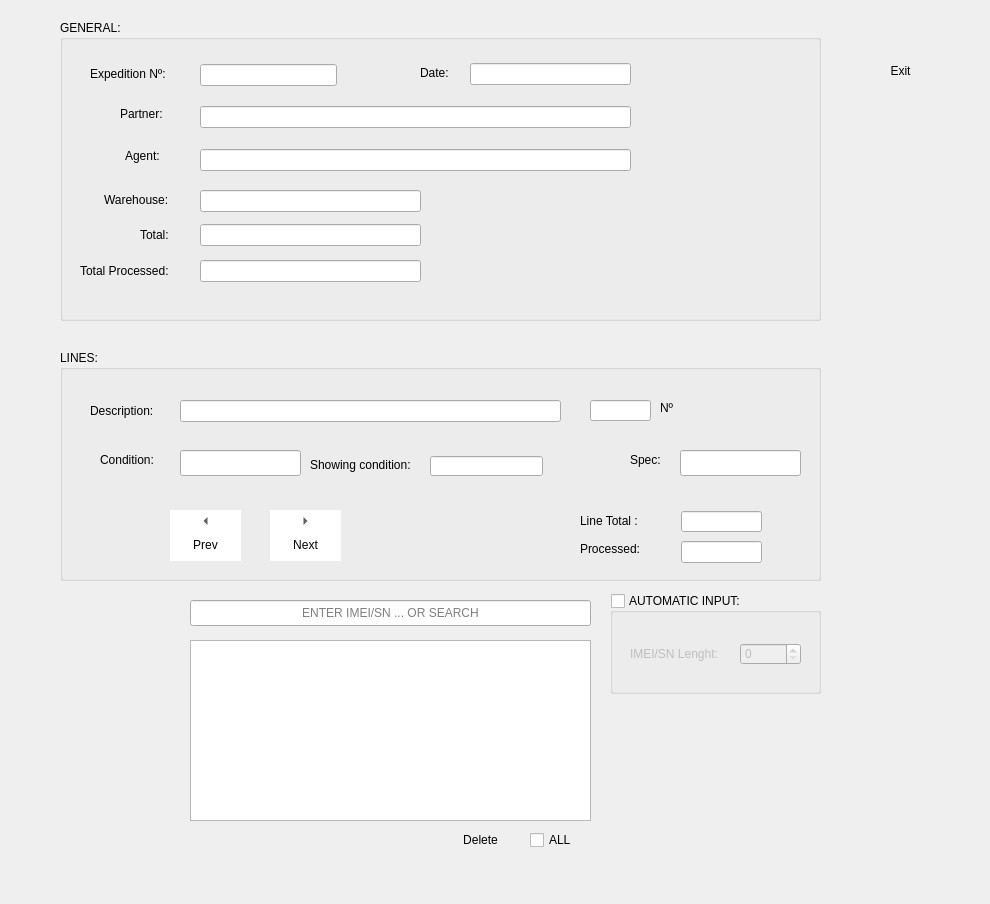
<?xml version="1.0" encoding="UTF-8"?>
<ui version="4.0">
 <class>ExpeditionForm</class>
 <widget class="QDialog" name="ExpeditionForm">
  <property name="geometry">
   <rect>
    <x>0</x>
    <y>0</y>
    <width>990</width>
    <height>904</height>
   </rect>
  </property>
  <property name="windowTitle">
   <string>Expedition</string>
  </property>
  <property name="windowIcon">
   <iconset resource="../app/icons.qrc">
    <normaloff>:/warehouse</normaloff>:/warehouse</iconset>
  </property>
  <property name="styleSheet">
   <string notr="true">font: 10pt &quot;MS Shell Dlg 2&quot;;</string>
  </property>
  <property name="modal">
   <bool>false</bool>
  </property>
  <widget class="QToolButton" name="exit">
   <property name="geometry">
    <rect>
     <x>850</x>
     <y>30</y>
     <width>101</width>
     <height>81</height>
    </rect>
   </property>
   <property name="focusPolicy">
    <enum>Qt::NoFocus</enum>
   </property>
   <property name="layoutDirection">
    <enum>Qt::LeftToRight</enum>
   </property>
   <property name="styleSheet">
    <string notr="true"/>
   </property>
   <property name="text">
    <string>Exit</string>
   </property>
   <property name="icon">
    <iconset resource="../app/icons.qrc">
     <normaloff>:/exit</normaloff>:/exit</iconset>
   </property>
   <property name="iconSize">
    <size>
     <width>32</width>
     <height>32</height>
    </size>
   </property>
   <property name="checkable">
    <bool>false</bool>
   </property>
   <property name="toolButtonStyle">
    <enum>Qt::ToolButtonTextUnderIcon</enum>
   </property>
   <property name="autoRaise">
    <bool>true</bool>
   </property>
  </widget>
  <widget class="QToolButton" name="delete_imei">
   <property name="geometry">
    <rect>
     <x>440</x>
     <y>827</y>
     <width>81</width>
     <height>25</height>
    </rect>
   </property>
   <property name="layoutDirection">
    <enum>Qt::LeftToRight</enum>
   </property>
   <property name="styleSheet">
    <string notr="true"/>
   </property>
   <property name="text">
    <string>Delete</string>
   </property>
   <property name="icon">
    <iconset resource="../app/icons.qrc">
     <normaloff>:/delete</normaloff>:/delete</iconset>
   </property>
   <property name="toolButtonStyle">
    <enum>Qt::ToolButtonTextBesideIcon</enum>
   </property>
   <property name="autoRaise">
    <bool>true</bool>
   </property>
  </widget>
  <widget class="QLineEdit" name="imei">
   <property name="geometry">
    <rect>
     <x>190</x>
     <y>600</y>
     <width>401</width>
     <height>26</height>
    </rect>
   </property>
   <property name="inputMask">
    <string/>
   </property>
   <property name="text">
    <string/>
   </property>
   <property name="alignment">
    <set>Qt::AlignCenter</set>
   </property>
   <property name="placeholderText">
    <string>ENTER IMEI/SN ... OR SEARCH</string>
   </property>
  </widget>
  <widget class="QListView" name="view">
   <property name="enabled">
    <bool>true</bool>
   </property>
   <property name="geometry">
    <rect>
     <x>190</x>
     <y>640</y>
     <width>401</width>
     <height>181</height>
    </rect>
   </property>
   <property name="frameShape">
    <enum>QFrame::StyledPanel</enum>
   </property>
   <property name="frameShadow">
    <enum>QFrame::Plain</enum>
   </property>
   <property name="lineWidth">
    <number>3</number>
   </property>
   <property name="showDropIndicator" stdset="0">
    <bool>true</bool>
   </property>
   <property name="dragEnabled">
    <bool>false</bool>
   </property>
   <property name="dragDropOverwriteMode">
    <bool>false</bool>
   </property>
   <property name="dragDropMode">
    <enum>QAbstractItemView::NoDragDrop</enum>
   </property>
   <property name="selectionMode">
    <enum>QAbstractItemView::MultiSelection</enum>
   </property>
   <property name="selectionBehavior">
    <enum>QAbstractItemView::SelectItems</enum>
   </property>
   <property name="movement">
    <enum>QListView::Static</enum>
   </property>
   <property name="flow">
    <enum>QListView::TopToBottom</enum>
   </property>
   <property name="isWrapping" stdset="0">
    <bool>false</bool>
   </property>
   <property name="viewMode">
    <enum>QListView::ListMode</enum>
   </property>
   <property name="wordWrap">
    <bool>false</bool>
   </property>
  </widget>
  <widget class="QGroupBox" name="header">
   <property name="geometry">
    <rect>
     <x>60</x>
     <y>20</y>
     <width>761</width>
     <height>301</height>
    </rect>
   </property>
   <property name="title">
    <string>GENERAL:</string>
   </property>
   <widget class="QLabel" name="label_3">
    <property name="geometry">
     <rect>
      <x>20</x>
      <y>240</y>
      <width>111</width>
      <height>21</height>
     </rect>
    </property>
    <property name="text">
     <string>Total Processed:</string>
    </property>
   </widget>
   <widget class="QLineEdit" name="partner">
    <property name="enabled">
     <bool>true</bool>
    </property>
    <property name="geometry">
     <rect>
      <x>140</x>
      <y>86</y>
      <width>431</width>
      <height>22</height>
     </rect>
    </property>
    <property name="readOnly">
     <bool>true</bool>
    </property>
   </widget>
   <widget class="QLabel" name="label">
    <property name="geometry">
     <rect>
      <x>80</x>
      <y>204</y>
      <width>41</width>
      <height>21</height>
     </rect>
    </property>
    <property name="text">
     <string>Total:</string>
    </property>
   </widget>
   <widget class="QLabel" name="Label4">
    <property name="geometry">
     <rect>
      <x>65</x>
      <y>128</y>
      <width>38</width>
      <height>16</height>
     </rect>
    </property>
    <property name="styleSheet">
     <string notr="true"/>
    </property>
    <property name="text">
     <string>Agent:</string>
    </property>
   </widget>
   <widget class="QLabel" name="Label5">
    <property name="geometry">
     <rect>
      <x>44</x>
      <y>170</y>
      <width>81</width>
      <height>20</height>
     </rect>
    </property>
    <property name="styleSheet">
     <string notr="true"/>
    </property>
    <property name="text">
     <string>Warehouse:</string>
    </property>
   </widget>
   <widget class="QLineEdit" name="agent">
    <property name="enabled">
     <bool>true</bool>
    </property>
    <property name="geometry">
     <rect>
      <x>140</x>
      <y>129</y>
      <width>431</width>
      <height>22</height>
     </rect>
    </property>
    <property name="readOnly">
     <bool>true</bool>
    </property>
   </widget>
   <widget class="QLineEdit" name="expedition_total">
    <property name="geometry">
     <rect>
      <x>140</x>
      <y>204</y>
      <width>221</width>
      <height>22</height>
     </rect>
    </property>
    <property name="readOnly">
     <bool>true</bool>
    </property>
   </widget>
   <widget class="QLabel" name="Label3">
    <property name="geometry">
     <rect>
      <x>60</x>
      <y>86</y>
      <width>47</width>
      <height>16</height>
     </rect>
    </property>
    <property name="styleSheet">
     <string notr="true"/>
    </property>
    <property name="text">
     <string>Partner:</string>
    </property>
   </widget>
   <widget class="QLineEdit" name="expedition_number">
    <property name="enabled">
     <bool>true</bool>
    </property>
    <property name="geometry">
     <rect>
      <x>140</x>
      <y>44</y>
      <width>137</width>
      <height>22</height>
     </rect>
    </property>
    <property name="readOnly">
     <bool>true</bool>
    </property>
   </widget>
   <widget class="QLineEdit" name="warehouse">
    <property name="enabled">
     <bool>true</bool>
    </property>
    <property name="geometry">
     <rect>
      <x>140</x>
      <y>170</y>
      <width>221</width>
      <height>22</height>
     </rect>
    </property>
    <property name="readOnly">
     <bool>true</bool>
    </property>
   </widget>
   <widget class="QLineEdit" name="expedition_total_processed">
    <property name="geometry">
     <rect>
      <x>140</x>
      <y>240</y>
      <width>221</width>
      <height>22</height>
     </rect>
    </property>
    <property name="readOnly">
     <bool>true</bool>
    </property>
   </widget>
   <widget class="QLabel" name="Label2">
    <property name="geometry">
     <rect>
      <x>360</x>
      <y>43</y>
      <width>41</width>
      <height>20</height>
     </rect>
    </property>
    <property name="styleSheet">
     <string notr="true"/>
    </property>
    <property name="text">
     <string>Date:</string>
    </property>
   </widget>
   <widget class="QLabel" name="Label1">
    <property name="geometry">
     <rect>
      <x>30</x>
      <y>44</y>
      <width>90</width>
      <height>20</height>
     </rect>
    </property>
    <property name="styleSheet">
     <string notr="true"/>
    </property>
    <property name="text">
     <string>Expedition Nº:</string>
    </property>
   </widget>
   <widget class="QLineEdit" name="date">
    <property name="enabled">
     <bool>true</bool>
    </property>
    <property name="geometry">
     <rect>
      <x>410</x>
      <y>43</y>
      <width>161</width>
      <height>22</height>
     </rect>
    </property>
    <property name="minimumSize">
     <size>
      <width>121</width>
      <height>0</height>
     </size>
    </property>
    <property name="readOnly">
     <bool>true</bool>
    </property>
   </widget>
  </widget>
  <widget class="QGroupBox" name="lines_group">
   <property name="geometry">
    <rect>
     <x>60</x>
     <y>350</y>
     <width>761</width>
     <height>231</height>
    </rect>
   </property>
   <property name="title">
    <string>LINES:</string>
   </property>
   <widget class="QToolButton" name="next">
    <property name="geometry">
     <rect>
      <x>210</x>
      <y>160</y>
      <width>71</width>
      <height>51</height>
     </rect>
    </property>
    <property name="styleSheet">
     <string notr="true">background: white;</string>
    </property>
    <property name="text">
     <string>Next</string>
    </property>
    <property name="icon">
     <iconset resource="../app/icons.qrc">
      <normaloff>:/right_arrow</normaloff>:/right_arrow</iconset>
    </property>
    <property name="toolButtonStyle">
     <enum>Qt::ToolButtonTextUnderIcon</enum>
    </property>
    <property name="autoRaise">
     <bool>true</bool>
    </property>
    <property name="arrowType">
     <enum>Qt::RightArrow</enum>
    </property>
   </widget>
   <widget class="QLabel" name="Label6">
    <property name="geometry">
     <rect>
      <x>30</x>
      <y>50</y>
      <width>81</width>
      <height>21</height>
     </rect>
    </property>
    <property name="styleSheet">
     <string notr="true"/>
    </property>
    <property name="text">
     <string>Description:</string>
    </property>
   </widget>
   <widget class="QLineEdit" name="spec">
    <property name="enabled">
     <bool>true</bool>
    </property>
    <property name="geometry">
     <rect>
      <x>620</x>
      <y>100</y>
      <width>121</width>
      <height>26</height>
     </rect>
    </property>
    <property name="minimumSize">
     <size>
      <width>121</width>
      <height>0</height>
     </size>
    </property>
    <property name="alignment">
     <set>Qt::AlignCenter</set>
    </property>
    <property name="readOnly">
     <bool>true</bool>
    </property>
   </widget>
   <widget class="QLineEdit" name="condition">
    <property name="enabled">
     <bool>true</bool>
    </property>
    <property name="geometry">
     <rect>
      <x>120</x>
      <y>100</y>
      <width>121</width>
      <height>26</height>
     </rect>
    </property>
    <property name="minimumSize">
     <size>
      <width>121</width>
      <height>0</height>
     </size>
    </property>
    <property name="alignment">
     <set>Qt::AlignCenter</set>
    </property>
    <property name="readOnly">
     <bool>true</bool>
    </property>
   </widget>
   <widget class="QLineEdit" name="number">
    <property name="enabled">
     <bool>true</bool>
    </property>
    <property name="geometry">
     <rect>
      <x>530</x>
      <y>50</y>
      <width>61</width>
      <height>21</height>
     </rect>
    </property>
    <property name="alignment">
     <set>Qt::AlignCenter</set>
    </property>
    <property name="readOnly">
     <bool>true</bool>
    </property>
   </widget>
   <widget class="QLabel" name="Label2_2">
    <property name="geometry">
     <rect>
      <x>40</x>
      <y>100</y>
      <width>71</width>
      <height>20</height>
     </rect>
    </property>
    <property name="styleSheet">
     <string notr="true"/>
    </property>
    <property name="text">
     <string>Condition:</string>
    </property>
   </widget>
   <widget class="QLabel" name="Label2_3">
    <property name="geometry">
     <rect>
      <x>570</x>
      <y>100</y>
      <width>41</width>
      <height>20</height>
     </rect>
    </property>
    <property name="styleSheet">
     <string notr="true"/>
    </property>
    <property name="text">
     <string>Spec:</string>
    </property>
   </widget>
   <widget class="QLineEdit" name="description">
    <property name="enabled">
     <bool>true</bool>
    </property>
    <property name="geometry">
     <rect>
      <x>120</x>
      <y>50</y>
      <width>381</width>
      <height>22</height>
     </rect>
    </property>
    <property name="alignment">
     <set>Qt::AlignCenter</set>
    </property>
    <property name="readOnly">
     <bool>true</bool>
    </property>
   </widget>
   <widget class="QLabel" name="label_2">
    <property name="geometry">
     <rect>
      <x>600</x>
      <y>50</y>
      <width>21</width>
      <height>16</height>
     </rect>
    </property>
    <property name="text">
     <string>Nº</string>
    </property>
   </widget>
   <widget class="QToolButton" name="prev">
    <property name="geometry">
     <rect>
      <x>110</x>
      <y>160</y>
      <width>71</width>
      <height>51</height>
     </rect>
    </property>
    <property name="styleSheet">
     <string notr="true">background: white;</string>
    </property>
    <property name="text">
     <string>Prev</string>
    </property>
    <property name="icon">
     <iconset resource="../app/icons.qrc">
      <normaloff>:/cancel</normaloff>:/cancel</iconset>
    </property>
    <property name="toolButtonStyle">
     <enum>Qt::ToolButtonTextUnderIcon</enum>
    </property>
    <property name="autoRaise">
     <bool>true</bool>
    </property>
    <property name="arrowType">
     <enum>Qt::LeftArrow</enum>
    </property>
   </widget>
   <widget class="QLabel" name="overflow">
    <property name="geometry">
     <rect>
      <x>454</x>
      <y>20</y>
      <width>111</width>
      <height>20</height>
     </rect>
    </property>
    <property name="font">
     <font>
      <family>MS Shell Dlg 2</family>
      <pointsize>10</pointsize>
      <weight>9</weight>
      <italic>false</italic>
      <bold>false</bold>
     </font>
    </property>
    <property name="styleSheet">
     <string notr="true">font: 75 10pt &quot;MS Shell Dlg 2&quot;;</string>
    </property>
    <property name="text">
     <string/>
    </property>
   </widget>
   <widget class="QLabel" name="label_5">
    <property name="geometry">
     <rect>
      <x>250</x>
      <y>107</y>
      <width>121</width>
      <height>16</height>
     </rect>
    </property>
    <property name="text">
     <string>Showing condition:</string>
    </property>
   </widget>
   <widget class="QLineEdit" name="showing_condition">
    <property name="geometry">
     <rect>
      <x>370</x>
      <y>106</y>
      <width>113</width>
      <height>20</height>
     </rect>
    </property>
    <property name="alignment">
     <set>Qt::AlignCenter</set>
    </property>
    <property name="readOnly">
     <bool>true</bool>
    </property>
   </widget>
   <widget class="QLabel" name="Label8">
    <property name="geometry">
     <rect>
      <x>520</x>
      <y>161</y>
      <width>95</width>
      <height>20</height>
     </rect>
    </property>
    <property name="minimumSize">
     <size>
      <width>95</width>
      <height>20</height>
     </size>
    </property>
    <property name="maximumSize">
     <size>
      <width>95</width>
      <height>20</height>
     </size>
    </property>
    <property name="text">
     <string>Line Total :</string>
    </property>
   </widget>
   <widget class="QLineEdit" name="line_total">
    <property name="enabled">
     <bool>true</bool>
    </property>
    <property name="geometry">
     <rect>
      <x>621</x>
      <y>161</y>
      <width>81</width>
      <height>21</height>
     </rect>
    </property>
    <property name="minimumSize">
     <size>
      <width>81</width>
      <height>21</height>
     </size>
    </property>
    <property name="maximumSize">
     <size>
      <width>81</width>
      <height>21</height>
     </size>
    </property>
    <property name="alignment">
     <set>Qt::AlignCenter</set>
    </property>
    <property name="readOnly">
     <bool>true</bool>
    </property>
   </widget>
   <widget class="QLabel" name="Label10">
    <property name="geometry">
     <rect>
      <x>520</x>
      <y>191</y>
      <width>71</width>
      <height>16</height>
     </rect>
    </property>
    <property name="layoutDirection">
     <enum>Qt::LeftToRight</enum>
    </property>
    <property name="text">
     <string>Processed:</string>
    </property>
   </widget>
   <widget class="QLineEdit" name="processed_line">
    <property name="enabled">
     <bool>true</bool>
    </property>
    <property name="geometry">
     <rect>
      <x>621</x>
      <y>191</y>
      <width>81</width>
      <height>22</height>
     </rect>
    </property>
    <property name="minimumSize">
     <size>
      <width>81</width>
      <height>22</height>
     </size>
    </property>
    <property name="maximumSize">
     <size>
      <width>81</width>
      <height>22</height>
     </size>
    </property>
    <property name="layoutDirection">
     <enum>Qt::LeftToRight</enum>
    </property>
    <property name="alignment">
     <set>Qt::AlignCenter</set>
    </property>
    <property name="readOnly">
     <bool>true</bool>
    </property>
   </widget>
  </widget>
  <widget class="QGroupBox" name="automatic_input">
   <property name="geometry">
    <rect>
     <x>610</x>
     <y>593</y>
     <width>211</width>
     <height>101</height>
    </rect>
   </property>
   <property name="title">
    <string>AUTOMATIC INPUT:</string>
   </property>
   <property name="checkable">
    <bool>true</bool>
   </property>
   <property name="checked">
    <bool>false</bool>
   </property>
   <widget class="QSpinBox" name="lenght">
    <property name="geometry">
     <rect>
      <x>130</x>
      <y>50</y>
      <width>61</width>
      <height>22</height>
     </rect>
    </property>
   </widget>
   <widget class="QLabel" name="label_4">
    <property name="geometry">
     <rect>
      <x>20</x>
      <y>53</y>
      <width>101</width>
      <height>16</height>
     </rect>
    </property>
    <property name="text">
     <string>IMEI/SN Lenght:</string>
    </property>
   </widget>
  </widget>
  <widget class="QCheckBox" name="all">
   <property name="geometry">
    <rect>
     <x>530</x>
     <y>830</y>
     <width>61</width>
     <height>20</height>
    </rect>
   </property>
   <property name="text">
    <string>ALL</string>
   </property>
  </widget>
 </widget>
 <tabstops>
  <tabstop>expedition_number</tabstop>
  <tabstop>date</tabstop>
  <tabstop>partner</tabstop>
  <tabstop>agent</tabstop>
  <tabstop>warehouse</tabstop>
  <tabstop>description</tabstop>
  <tabstop>imei</tabstop>
  <tabstop>view</tabstop>
  <tabstop>delete_imei</tabstop>
 </tabstops>
 <resources>
  <include location="../app/icons.qrc"/>
 </resources>
 <connections>
  <connection>
   <sender>exit</sender>
   <signal>clicked()</signal>
   <receiver>ExpeditionForm</receiver>
   <slot>close()</slot>
   <hints>
    <hint type="sourcelabel">
     <x>557</x>
     <y>796</y>
    </hint>
    <hint type="destinationlabel">
     <x>174</x>
     <y>732</y>
    </hint>
   </hints>
  </connection>
 </connections>
</ui>
